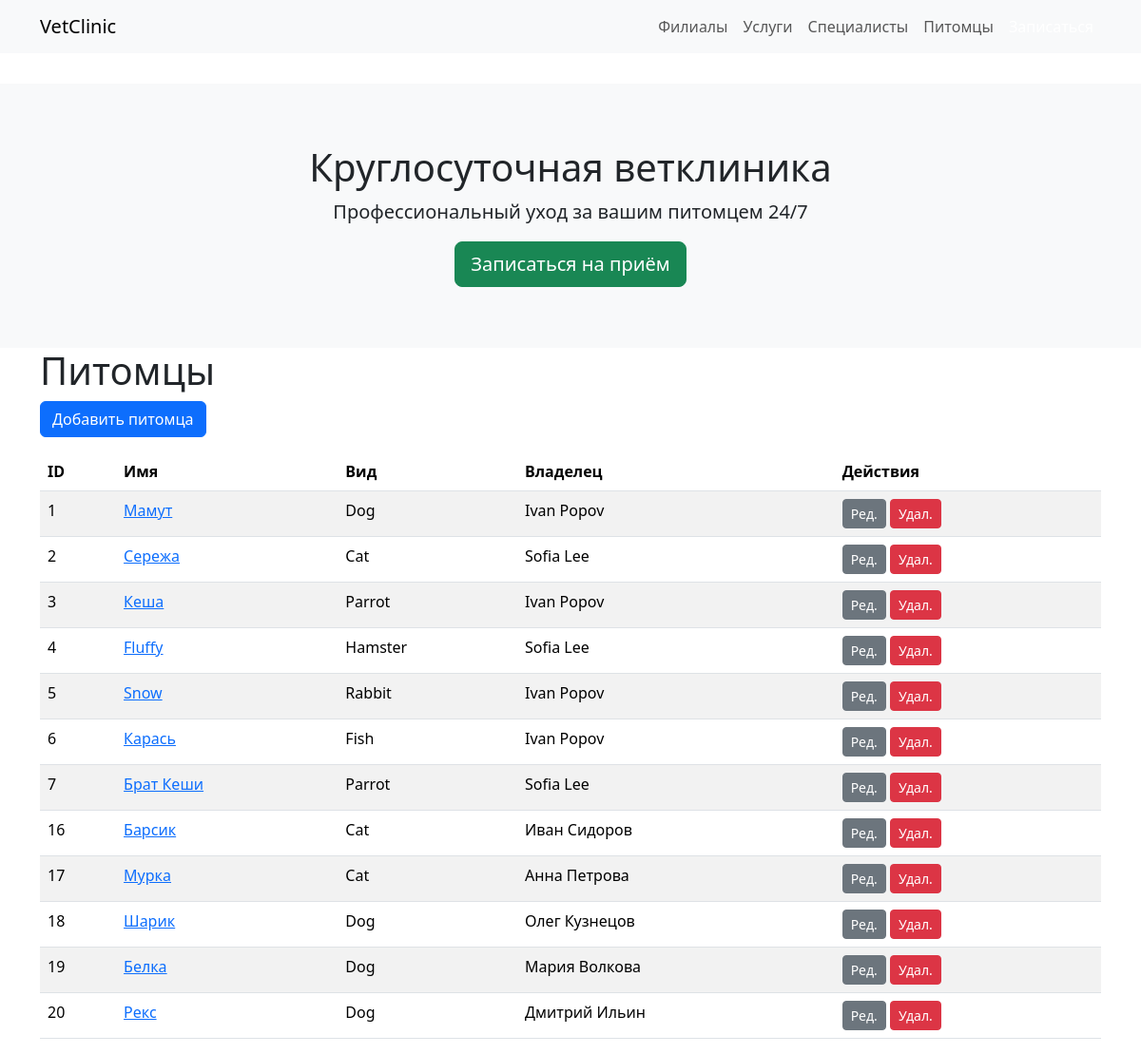
/pets/, run on the app's committed database.
### vetclinic/models.py (models this page shows, shortened)
class Pet(models.Model):
    GENDERS = [("M", _("М")), ("F", _("Ж"))]
    id = models.BigAutoField(primary_key=True, db_column="pet_id")
    owner = models.ForeignKey(
        User, db_column="user_id", on_delete=models.CASCADE,
        related_name="pets", verbose_name=_("владелец")
    )
    species = models.ForeignKey(
        Species, db_column="species_id", on_delete=models.SET_NULL,
        null=True, related_name="pets", verbose_name=_("вид")
    )
    name = models.CharField(_("кличка"), max_length=100)
    breed = models.CharField(_("порода"), max_length=100, blank=True)
    gender = models.CharField(_("пол"), max_length=1, choices=GENDERS)
    date_of_birth = models.DateField(_("дата рождения"), null=True, blank=True)
    weight_kg = models.DecimalField(_("вес (кг)"), max_digits=5, decimal_places=2, null=True, blank=True)
    photo = models.ImageField(_("фото"), upload_to="pets/", blank=True, null=True, db_column="photo_path")
    created_at = models.DateTimeField(_("создан"), default=timezone.now)
    updated_at = models.DateTimeField(_("обновлён"), auto_now=True)
    class Meta:
        db_table = "pets"
        verbose_name = _("питомец")
        verbose_name_plural = _("питомцы")
    @property
    def age_years(self):
        if not self.date_of_birth:
            return "—"
        return (timezone.now().date() - self.date_of_birth).days // 365
    age_years.fget.short_description = _("возраст, лет")

class Species(models.Model):
    id = models.AutoField(primary_key=True, db_column="species_id")
    name = models.CharField(_("Вид"), max_length=50, unique=True)
    class Meta:
        db_table = "species"
        verbose_name = _("вид животного")
        verbose_name_plural = _("виды животных")

class User(models.Model):
    id = models.BigAutoField(primary_key=True, db_column="user_id")
    role = models.ForeignKey(
        Role, db_column="role_id", on_delete=models.SET_NULL,
        null=True, verbose_name=_("роль"), related_name="users"
    )
    first_name = models.CharField(_("имя"), max_length=100)
    last_name = models.CharField(_("фамилия"), max_length=100, blank=True)
    email = models.EmailField(_("e-mail"), max_length=255, unique=True, null=True, blank=True)
    phone = models.CharField(_("телефон"), max_length=20, blank=True)
    password_hash = models.TextField(_("хеш пароля"), blank=True)
    created_at = models.DateTimeField(_("создан"), default=timezone.now)
    updated_at = models.DateTimeField(_("обновлён"), auto_now=True)
    class Meta:
        db_table = "users"
        verbose_name = _("пользователь")
        verbose_name_plural = _("пользователи")
    def __str__(self):
        full = f"{self.first_name} {self.last_name}".strip()
        return full or self.email or f"User #{self.pk}"

### vetclinic/views.py (the view)
# urls.py: path("pets/",               views.PetListView.as_view(),   name="pet_list"),
class PetListView(ListView):
    model = Pet
    template_name = "vetclinic/pet_list.html"
    context_object_name = "pets"

### vetclinic/templates/vetclinic/pet_list.html (shortened to what this page needs)
{% extends 'vetclinic/base.html' %}
{% block content %}
<h1>Питомцы</h1>
<a class="btn btn-primary mb-3" href="{% url 'vetclinic:pet_add' %}">Добавить питомца</a>
<table class="table table-striped">
  <thead>
    <tr>
      <th>ID</th><th>Имя</th><th>Вид</th><th>Владелец</th><th>Действия</th>
    </tr>
  </thead>
  <tbody>
    {% for pet in pets %}
    <tr>
      <td>{{ pet.id }}</td>
      <td><a href="{% url 'vetclinic:pet_detail' pet.pk %}">{{ pet.name }}</a></td>
      <td>{{ pet.species.name }}</td>
      <td>{{ pet.owner }}</td>
      <td>
        <a class="btn btn-sm btn-secondary" href="{% url 'vetclinic:pet_edit' pet.pk %}">Ред.</a>
        <a class="btn btn-sm btn-danger" href="{% url 'vetclinic:pet_delete' pet.pk %}">Удал.</a>
      </td>
    </tr>
    {% empty %}
    <tr><td colspan="5">Нет питомцев</td></tr>
    {% endfor %}
  </tbody>
</table>
{% endblock %}

### data on the page
Pet: id "1", name "Мамут", species.name "Dog", owner "Ivan Popov"
Pet: id "2", name "Сережа", species.name "Cat", owner "Sofia Lee"
Pet: id "3", name "Кеша", species.name "Parrot", owner "Ivan Popov"
Pet: id "4", name "Fluffy", species.name "Hamster", owner "Sofia Lee"
Pet: id "5", name "Snow", species.name "Rabbit", owner "Ivan Popov"
Pet: id "6", name "Карась", species.name "Fish", owner "Ivan Popov"
Pet: id "7", name "Брат Кеши", species.name "Parrot", owner "Sofia Lee"
Pet: id "16", name "Барсик", species.name "Cat", owner "Иван Сидоров"
Pet: id "17", name "Мурка", species.name "Cat", owner "Анна Петрова"
Pet: id "18", name "Шарик", species.name "Dog", owner "Олег Кузнецов"
Pet: id "19", name "Белка", species.name "Dog", owner "Мария Волкова"
Pet: id "20", name "Рекс", species.name "Dog", owner "Дмитрий Ильин"
